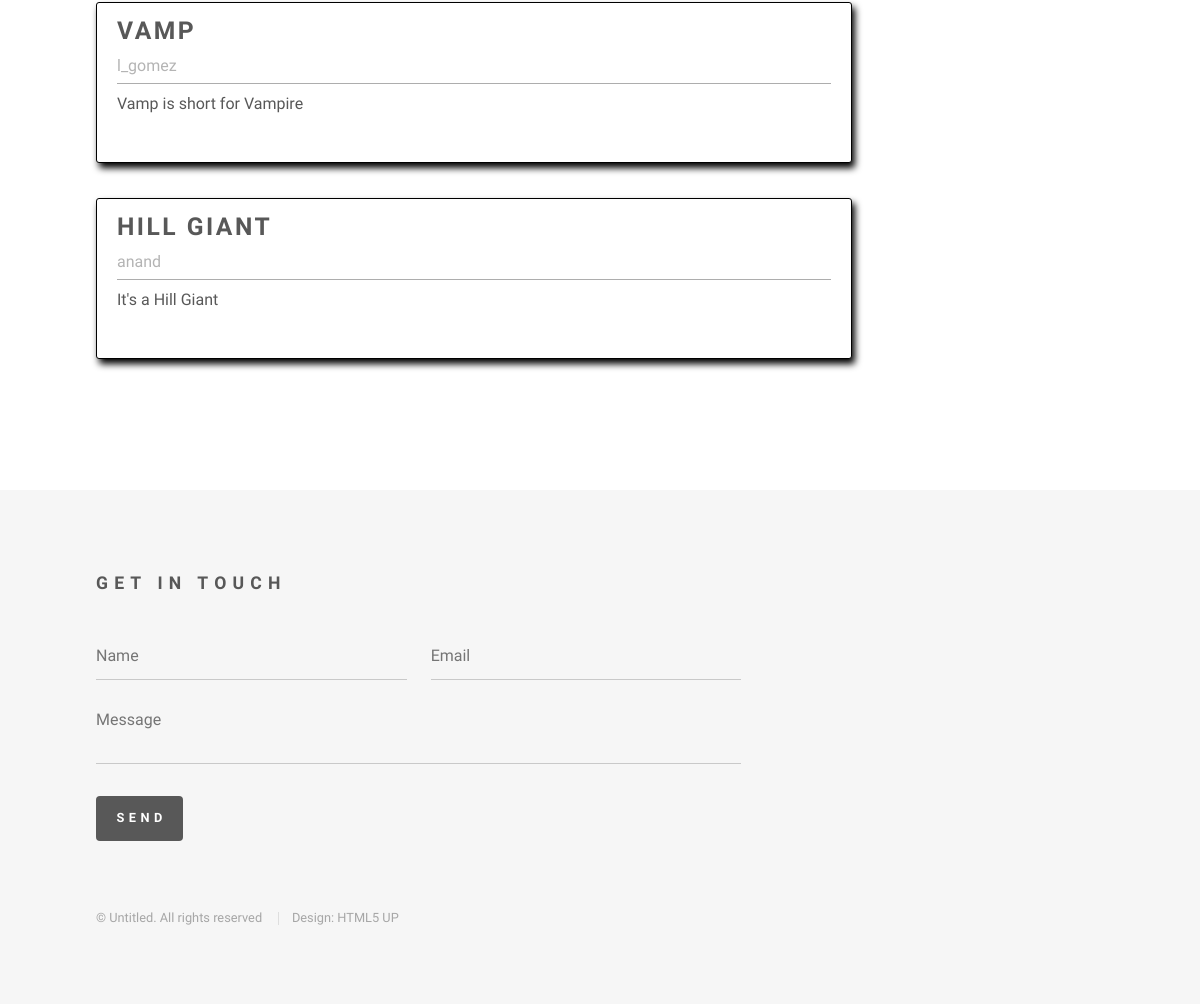
/races (signed in, lower part), run on an earlier commit of the app's database.
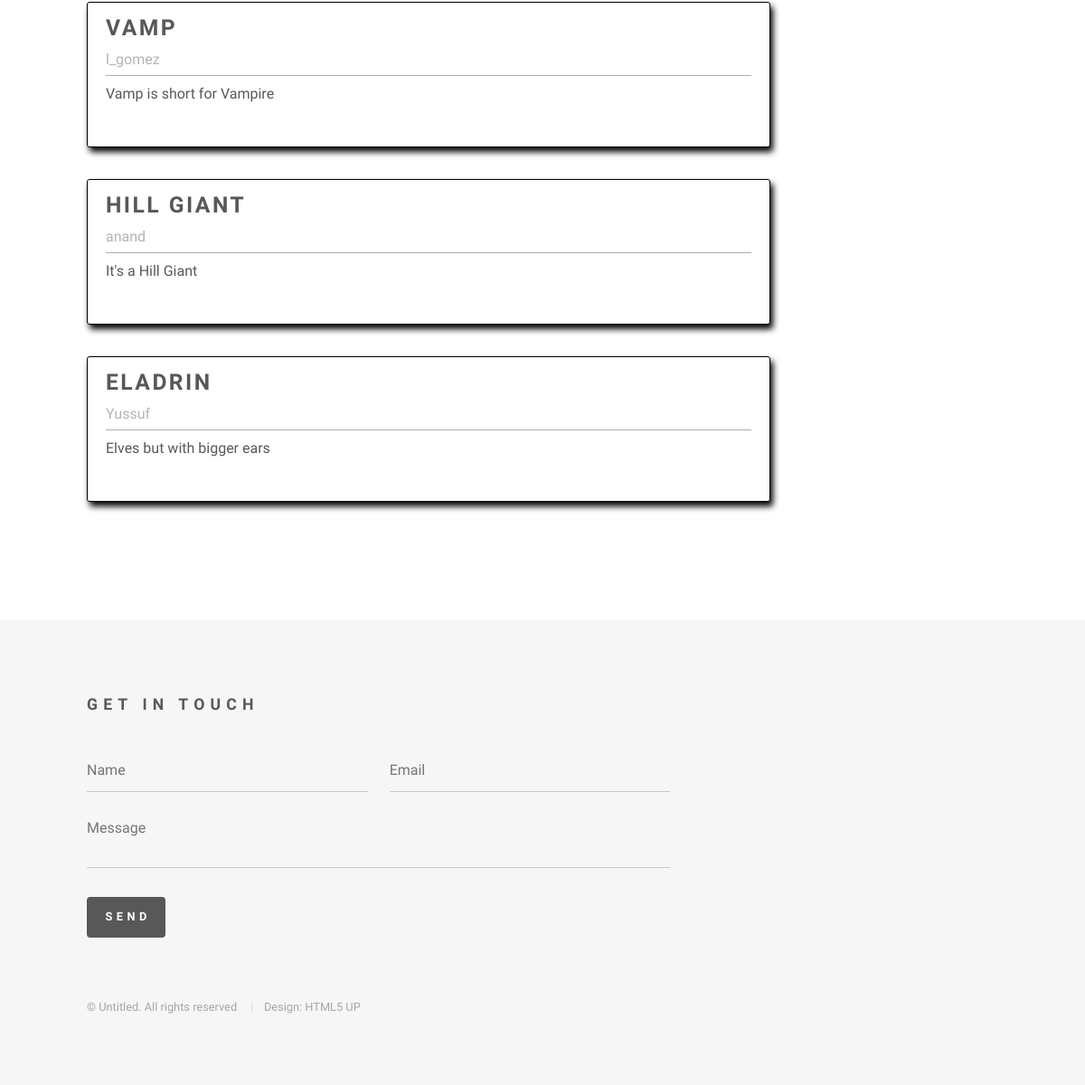
And on a later commit of the database.
### character_builder/models.py (models this page shows, shortened)
class Race(models.Model):
    SIZE_CHOICES = (
        ('T', "Tiny"),
        ('S', "Small"),
        ('M', "Medium"),
        ('L', "Large"),
        ('H', "Huge"),
        ('G', "Gargantuan")
    )
    name = models.CharField(max_length=100)
    description = models.TextField()
    age = models.IntegerField()
    alignment = models.CharField(max_length=100)
    size = models.CharField(max_length=1, choices=SIZE_CHOICES, default='M')
    speed = models.IntegerField()
    author = models.ForeignKey(User, on_delete=models.CASCADE)
    def get_absolute_url(self):
        return reverse('race_detail', args=[str(self.id)])

### character_builder/Views/Race.py (the view)
# urls.py: path('races', RaceListView.as_view(), name="race_view"),
class RaceListView(ListView):
    model = Race
    template_name = TEMPLATE_FOLDER + 'race_list.html'
    context_object_name = "races"

### templates/character_builder/race_list.html (shortened to what this page needs)
{% extends "base.html" %}
{% block content %}
{% for race in races %}
<article class="media content-section">
    <div class="media-body">
        <div class="article-metadata">
            <h2 class="cardlabel"><a class="article-title" href="{{ race.get_absolute_url }}">{{ race.name }}</a>
            </h2>
            <small class="text-mute"><a href="{% url 'profile_content' race.author.username %}"
                    class="edit">{{ race.author }}</a></small>
        </div>
        <p class="article-content">{{ race.description }}</p>
    </div>
</article>
{% endfor %}
{% endblock content %}

What changed in the data, as far as the page shows it:
added Race: name "ELADRIN", author "Yussuf", description "Elves but with bigger ears"
